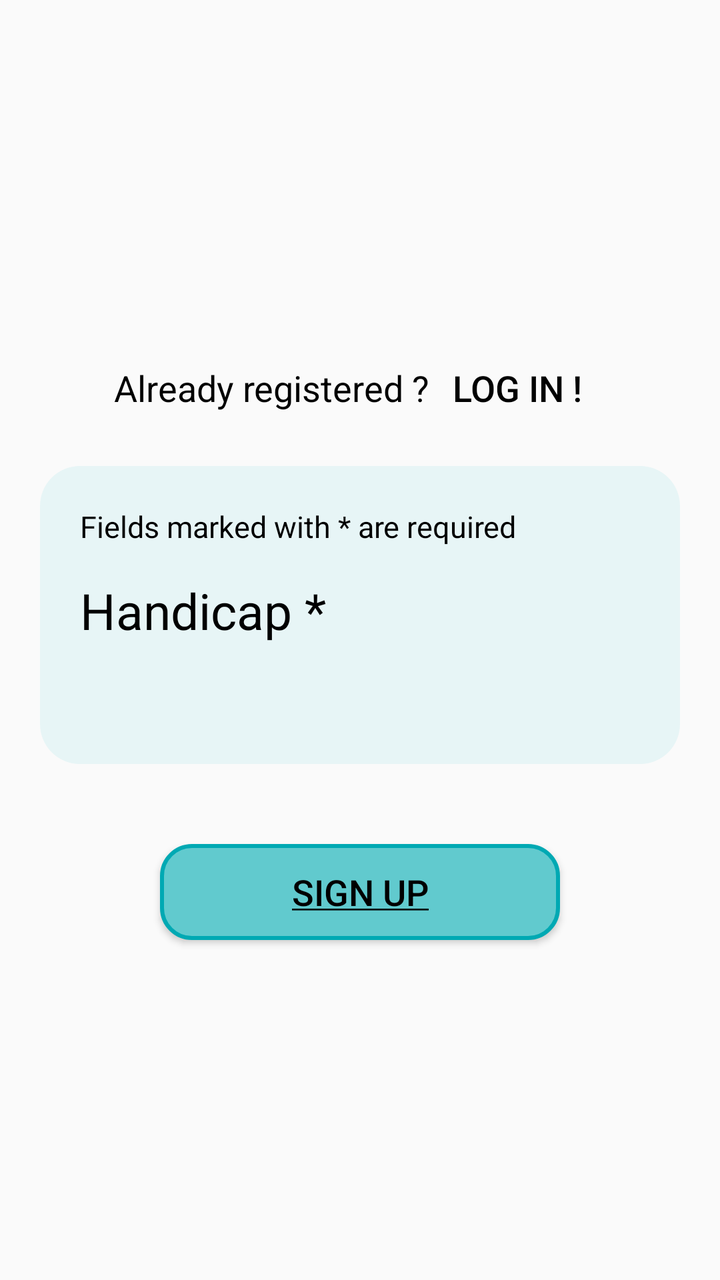
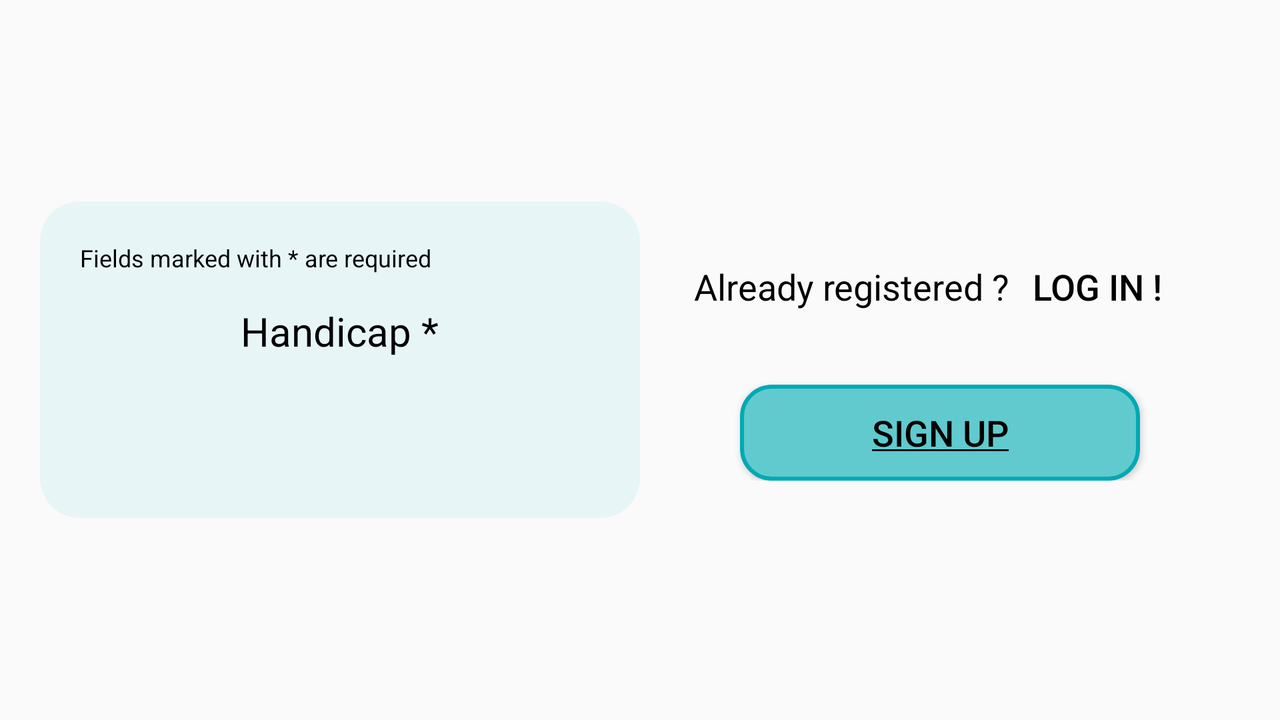

Compare how this app lays out the same screen by default and in its alternative resource folder. The renders come first, then the two layout files and the values they reference.
<!-- AndroidManifest.xml: application theme Theme.AppFranceAssosSante -->
<!-- res/layout/fragment_inscription_handicap.xml -->
<?xml version="1.0" encoding="utf-8"?>
<LinearLayout
    xmlns:android="http://schemas.android.com/apk/res/android"
    android:layout_width="match_parent"
    android:layout_height="match_parent"
    android:orientation="vertical"
    android:layout_margin="20dp"
    android:gravity="center">

    <LinearLayout
        android:layout_width="wrap_content"
        android:layout_height="wrap_content"
        android:orientation="horizontal"
        android:layout_marginBottom="15dp">

        <TextView
            android:layout_width="wrap_content"
            android:layout_height="wrap_content"
            android:text="@string/dejainscrit"/>

        <Button
            android:id="@+id/connnection"
            android:layout_width="wrap_content"
            android:layout_height="wrap_content"
            android:background="@android:color/transparent"
            android:text="@string/connection"/>
    </LinearLayout>

    <LinearLayout
        android:layout_width="match_parent"
        android:layout_height="wrap_content"
        android:orientation="vertical"
        android:padding="20dp"
        android:background="@drawable/fond_bleu_arrondi"
        android:layout_marginBottom="30dp">

        <TextView
            android:layout_width="wrap_content"
            android:layout_height="wrap_content"
            android:text="@string/champs"
            android:textSize="15sp"
            android:layout_marginBottom="15dp"/>

        <TextView
            android:layout_width="wrap_content"
            android:layout_height="wrap_content"
            android:text="@string/inscription_handicap"
            android:textSize="25sp"
            android:layout_marginBottom="20dp"/>

        <Spinner
            android:id="@+id/handicap"
            android:background="@drawable/edit_text"
            android:layout_width="match_parent"
            android:layout_height="wrap_content"
            android:padding="10dp">
        </Spinner>

    </LinearLayout>

    <Button
        android:id="@+id/sinscrire"
        android:layout_width="200dp"
        android:layout_height="wrap_content"
        android:text="@string/sinscrire"
        android:paddingStart="30dp"
        android:paddingEnd="30dp"
        android:textColor="@color/black"
        android:background="@drawable/btn_suivant"
        android:layout_marginTop="10dp"/>

</LinearLayout>
<!-- resources referenced by this layout -->
<resources>
  <color name="black">#FF000000</color>
  <!-- drawable btn_suivant (drawable) -->
  <?xml version="1.0" encoding="utf-8"?>
  <shape xmlns:android="http://schemas.android.com/apk/res/android">
      <solid android:color="#61CACE"></solid>
      <stroke android:width="2dp" android:color="#00A9B3"></stroke>
      <corners android:radius="15dp"/>
  </shape>
  <!-- drawable fond_bleu_arrondi (drawable) -->
  <?xml version="1.0" encoding="utf-8"?>
  <shape xmlns:android="http://schemas.android.com/apk/res/android">
      <solid android:color="@color/fond_bleu"/>
      <corners android:radius="20dp"/>
  </shape>
  <string name="champs">Fields marked with * are required</string>
  <string name="connection">Log in !</string>
  <string name="dejainscrit">Already registered ? </string>
  <string name="inscription_handicap">Handicap *</string>
  <string name="sinscrire"><u>Sign up</u></string>
  <style name="Theme.AppFranceAssosSante" parent="Theme.AppCompat.DayNight.NoActionBar">
          <item name="android:textSize">18sp</item>
          <item name="android:textColor">@color/black</item>
      </style>
  <color name="fond_bleu">#E7F5F6</color>"
</resources>
<!-- res/layout-land/fragment_inscription_handicap.xml (the repository's variant of the layout above) -->
<!-- drawn on the phone turned sideways -->
<?xml version="1.0" encoding="utf-8"?>
<LinearLayout
    xmlns:android="http://schemas.android.com/apk/res/android"
    android:layout_width="match_parent"
    android:layout_height="match_parent"
    android:orientation="horizontal"
    android:layout_margin="20dp"
    android:gravity="center"
    android:weightSum="100">
    <LinearLayout
        android:layout_width="0dp"
        android:layout_height="wrap_content"
        android:orientation="vertical"
        android:layout_weight="50"
        android:padding="20dp"
        android:background="@drawable/fond_bleu_arrondi">

        <TextView
            android:layout_width="wrap_content"
            android:layout_height="wrap_content"
            android:text="@string/champs"
            android:textSize="12sp"
            android:layout_marginBottom="15dp"/>

        <TextView
            android:layout_width="wrap_content"
            android:layout_height="wrap_content"
            android:text="@string/inscription_handicap"
            android:layout_gravity="center"
            android:textSize="20sp"
            android:layout_marginBottom="20dp"/>

        <Spinner
            android:id="@+id/handicap"
            android:background="@drawable/edit_text"
            android:layout_gravity="center"
            android:layout_width="300dp"
            android:layout_height="40dp"
            android:padding="10dp">
        </Spinner>

    </LinearLayout>
    <LinearLayout
        android:layout_width="0dp"
        android:layout_height="wrap_content"
        android:layout_weight="50"
        android:orientation="vertical"
        android:gravity="center">
        <LinearLayout
            android:layout_width="wrap_content"
            android:layout_height="wrap_content"
            android:orientation="horizontal"
            android:layout_marginBottom="15dp">

            <TextView
                android:layout_width="wrap_content"
                android:layout_height="wrap_content"
                android:text="@string/dejainscrit"/>

            <Button
                android:id="@+id/connnection"
                android:layout_width="wrap_content"
                android:layout_height="wrap_content"
                android:background="@android:color/transparent"
                android:text="@string/connection"/>
        </LinearLayout>
        <Button
            android:id="@+id/sinscrire"
            android:layout_width="200dp"
            android:layout_height="wrap_content"
            android:text="@string/sinscrire"
            android:paddingStart="30dp"
            android:paddingEnd="30dp"
            android:textColor="@color/black"
            android:background="@drawable/btn_suivant"
            android:layout_marginTop="10dp"/>

    </LinearLayout>





</LinearLayout>
